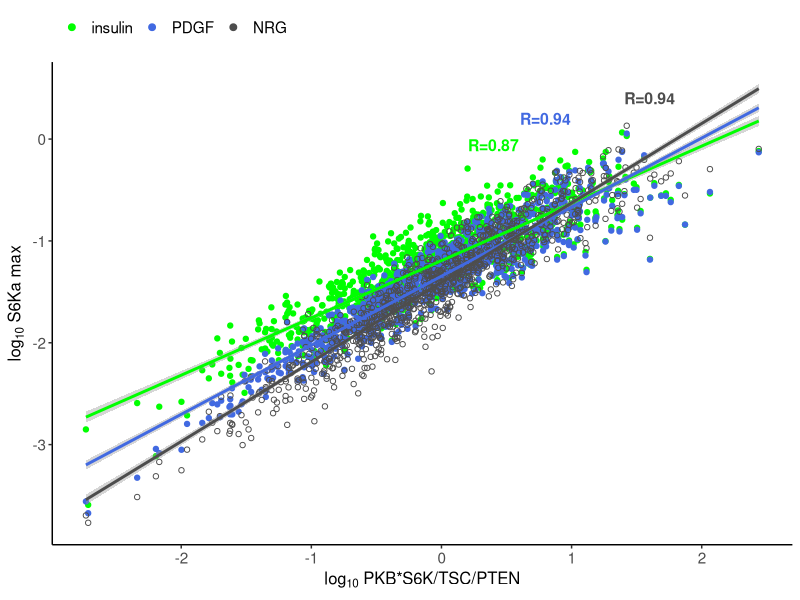
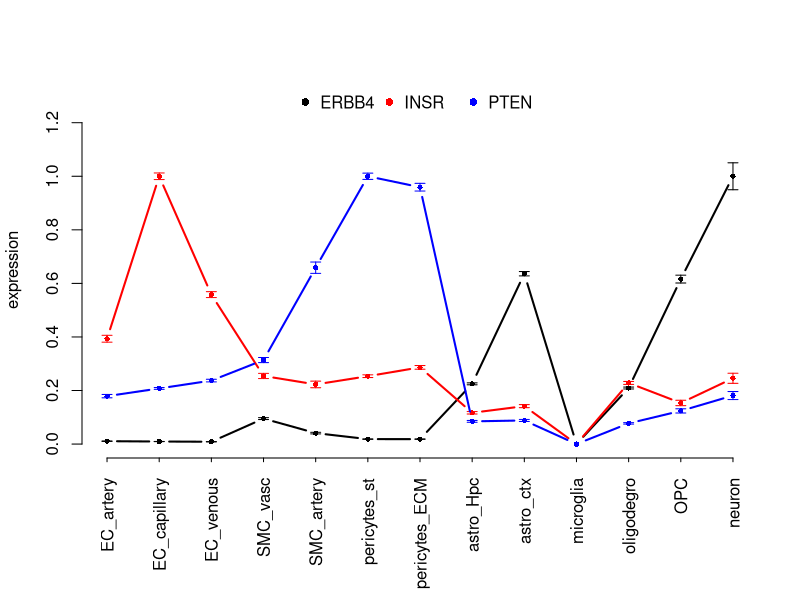
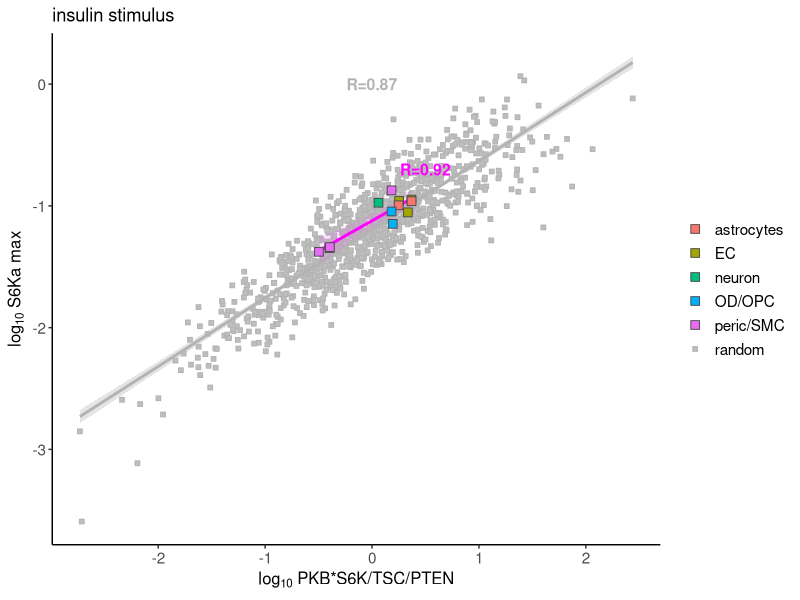
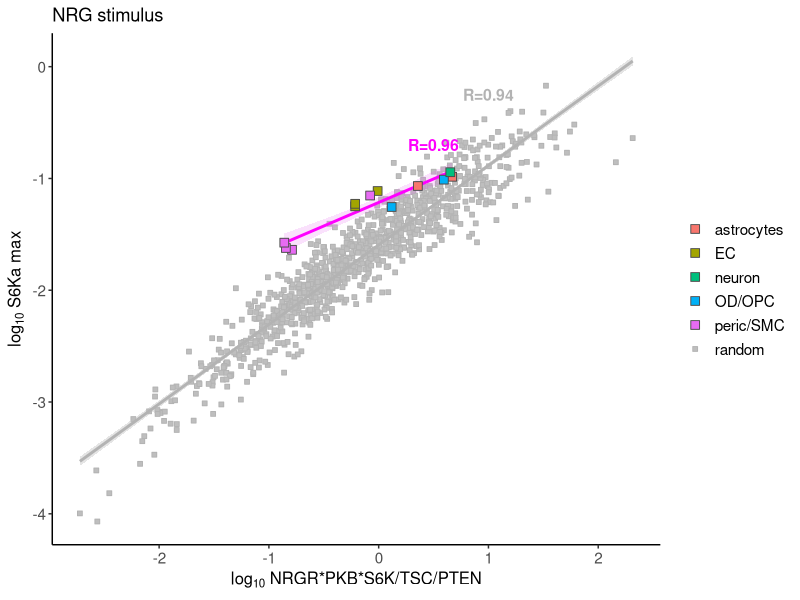
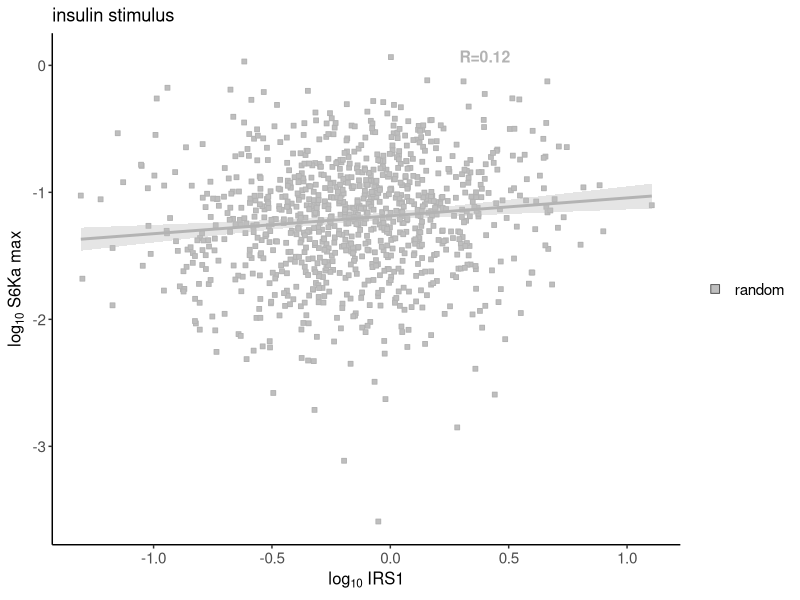
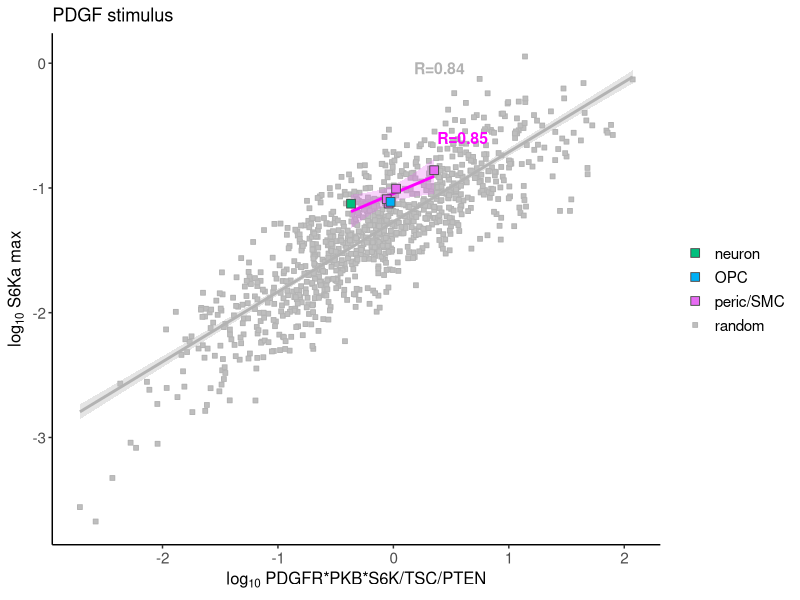

Source code (R) for these figures, in order: (Note: this script raises an error after producing the figures.)
rm(list=ls())

# plots use S6Ka values for 1000 cells with random abundances
# S6Ka was calculated using random_cells.R, which output files
# mod_abundances_random_1221.csv; S6Ka_refmod_random_1221.csv

  s6k <- read.csv("S6Ka_refmod_random_1221.csv", header = T, stringsAsFactors = FALSE)
  ini <- read.csv("mod_abundances_random_1221.csv", header = T, stringsAsFactors = FALSE)
  IR <- as.numeric(unname(ini[1,-1]))
  IRS <- as.numeric(unname(ini[3,-1]))
  PTEN <- as.numeric(unname(ini[2,-1]))
  PKB <- as.numeric(unname(ini[4,-1]))
  TSC <- as.numeric(unname(ini[5,-1]))
  S6K <- as.numeric(unname(ini[8,-1]))
  PDGFR <- as.numeric(unname(ini[9,-1]))
  NRGR <- as.numeric(unname(ini[10,-1]))
  s6k_ins <- as.numeric(unname(s6k[1,-1]))
  s6k_pdgf <- as.numeric(unname(s6k[2,-1]))
  s6k_nrg <- as.numeric(unname(s6k[3,-1]))
  
brain_ini <- read.csv("snRNAseq_grouped_upquant_0422.csv", header = T, stringsAsFactors = FALSE)
ini_ <- brain_ini[c(8:13,4,2),-11] # initial conditions for "IR","IRS","PTEN","AKT","TSC","S6K","PDGFR", NRGR
rownames(ini_) <- NULL
cells <- colnames(ini_)[-1]
cells
cells <- c("EC","EC","EC","peric/SMC","peric/SMC","peric/SMC","peric/SMC","astrocytes","astrocytes","OD/OPC","OD/OPC","neuron")
s6k_ <- read.csv("S6Ka_max_EC50_all.csv", header = T,stringsAsFactors = F)
s6k_ <- s6k_[-c(10,23,36),]
IR_ <- as.numeric(unname(ini_[1,-1]))
IRS_ <- as.numeric(unname(ini_[2,-1]))
PTEN_ <- as.numeric(unname(ini_[3,-1]))
PKB_ <- as.numeric(unname(ini_[4,-1]))
TSC_ <- as.numeric(unname(ini_[5,-1]))
S6K_ <- as.numeric(unname(ini_[6,-1]))
PDGFR_ <- as.numeric(unname(ini_[7,-1]))
NRGR_ <- as.numeric(unname(ini_[8,-1]))
S6Ka_max_ins <- s6k_[1:12,2]
S6Ka_max_pdgf <- s6k_[13:24,2]
S6Ka_max_nrg <- s6k_[25:36,2]

ggplotColours <- function(n = 6, h = c(0, 360) + 15){
  if ((diff(h) %% 360) < 1) h[2] <- h[2] - 360/n
  hcl(h = (seq(h[1], h[2], length = n)), c = 100, l = 65)
}

color_list <- ggplotColours(length(unique(cells)))

library(ggplot2)
library(plyr)

# Fig. 2A
# random cells only; coloured by ligand

mult <- PKB*S6K/TSC/PTEN
R1 <- round(cor(log10(mult),log10(s6k_ins)),2) #0.87
R2 <- round(cor(log10(mult),log10(s6k_pdgf)),2) #0.94
R3 <- round(cor(log10(mult),log10(s6k_nrg*2)),2) #0.94
lab1 <- expression(paste("log"[10]," PKB*S6K/TSC/PTEN"))
lab2 <- expression(paste("log"[10]," S6Ka max"))
dat <- data.frame(x=log10(rep(mult,3)),s6ka=log10(c(s6k_ins,s6k_pdgf,s6k_nrg*2)),
                  group=c(rep("insulin",1000),rep("PDGF",1000),rep("NRG",1000)), shap=c(rep(19,1000),rep(19,1000),rep(1,1000)),ID="random")
dat_all <- rbind(dat)
dat_all$group <- factor(dat_all$group,levels = c("insulin","PDGF","NRG"))
cols <- c("green","royalblue","grey30")
names(cols) <- levels(dat_all$group)
ggplot(dat_all,aes(x = x,y=s6ka,shape = shap, color = group)) + 
  geom_point(data=dat_all[dat_all$ID=="random",])+ scale_shape_identity()+#geom_point() +  
  geom_smooth(data=dat_all[dat_all$ID=="random",],method = "lm",show.legend = FALSE)+
  theme_classic() + labs(x=lab1, y = lab2)+ theme(
    axis.title.x = element_text(size=12),
    axis.title.y = element_text(size=12),
    axis.text.x = element_text(size=11),legend.text=element_text(size=11),
    axis.text.y = element_text(size=11),legend.title = element_blank(),legend.position = "top",legend.justification='left') +
  annotate(x=0.4, y=-0.06,label="R=0.87", geom="text", size=4,color="green",fontface="bold") +
  annotate(x=0.8, y=0.2,label="R=0.94", geom="text", size=4,color="royalblue",fontface="bold") +
  annotate(x=1.6, y=0.4,label="R=0.94", geom="text", size=4,color="grey30",fontface="bold") +
  geom_point(data=dat_all[dat_all$ID=="brain",],size=2) + 
  scale_color_manual(values = cols) 

#jpeg("Fig2A.jpeg", width = 3.5, height =4, units = 'in', res = 600)
#dev.off()


# Fig.2B
# expression of mTOR components abundances_0422_control.csv was downloaded from https://twc-stanford.shinyapps.io/human_bbb/
expr <- read.csv("abundances_0422_control.csv", header = T, stringsAsFactors = FALSE)
expr <- expr[c(13,22,27),]
N <- (dim(expr)[2]-1)/2
expr_max <- apply(expr[,2:(N+1)], 1, function(c) max(c))
expr[1,-1] <- expr[1,-1]/expr_max[1]
expr[2,-1] <- expr[2,-1]/expr_max[2]
expr[3,-1] <- expr[3,-1]/expr_max[3]
x = 1:N # x axis width

par(mar = c(7.1, 4.1, 4.1, 2.1))    
plot(x,expr[1,2:(N+1)], pch=16, lwd=2,cex=0.7,xaxt='n',bty="n", ylab="expression", xlab='',type = "b", lty = 1,ylim = c(0,1.3)) # , xlim=c(0, 16),ylim = c(0,2)
min <- as.numeric(expr[1,2:(N+1)]+expr[1,(N+2):(2*N+1)])
max <- as.numeric(expr[1,2:(N+1)]-expr[1,(N+2):(2*N+1)])
arrows(x, min, x, max, length=0.05, angle=90, code=3)
lines(x,expr[2,2:(N+1)],lwd=2,col="red",pch=16, cex=0.7, type = "b")
min <- as.numeric(expr[2,2:(N+1)]+expr[2,(N+2):(2*N+1)])
max <- as.numeric(expr[2,2:(N+1)]-expr[2,(N+2):(2*N+1)])
arrows(x, min, x, max, length=0.05, angle=90, code=3,col="red")
lines(x,expr[3,2:(N+1)],lwd=2,col="blue",pch=16, cex=0.7, type = "b")
min <- as.numeric(expr[3,2:(N+1)]+expr[3,(N+2):(2*N+1)])
max <- as.numeric(expr[3,2:(N+1)]-expr[3,(N+2):(2*N+1)])
arrows(x, min, x, max, length=0.05, angle=90, code=3,col="blue")
colo <- c("black","red","blue")
symb <- rep(16,dim(expr)[1])
legend("top",ncol=3, bty="n",legend=expr$gene, col=colo, pch=symb, cex=1)
axis(1, at = 1:N, labels = colnames(expr)[2:(N+1)], las=3,cex.axis=1,tck=-0.01)
#jpeg("Fig2B.jpeg", width = 5, height =4, units = 'in', res = 600)
#dev.off()



# insulin stimulation; random cells and brain cells
# Fig. 2C

#mult <- IR
#mult <- IRS
#mult <- PTEN
#mult <- PKB
#mult <- TSC
#mult <- S6K
mult <- PKB*S6K/TSC/PTEN
#mult <- PKB*S6K/PTEN
#mult <- PKB/PTEN
#mult <- IR*PKB*S6K/PTEN
#mult <- IRS*PKB*S6K/PTEN
#mult <- IR*PKB*S6K/TSC/PTEN
#mult <- IRS*PKB*S6K/TSC/PTEN
#mult <- IR*IRS*PKB*S6K/TSC/PTEN
#mult <- IR*PKB*S6K/TSC
#mult <- PKB*S6K/TSC
#mult_ <- IR_
#mult_ <- IRS_
#mult_ <- PTEN_
#mult_ <- PKB_
#mult_ <- TSC_
#mult_ <- S6K_
mult_ <- PKB_*S6K_/TSC_/PTEN_
#mult_ <- PKB_*S6K_/PTEN_
#mult_ <- PKB_/PTEN_
#mult_ <- IR_*PKB_*S6K_/PTEN_
#mult_ <- IRS_*PKB_*S6K_/PTEN_
#mult_ <- IR_*PKB_*S6K_/TSC_
#mult_ <- PKB_*S6K_/TSC_
#mult_ <- IR_*PKB_*S6K_/TSC_/PTEN_
#mult_ <- IRS_*PKB_*S6K_/TSC_/PTEN_
#mult_ <- IR_*IRS_*PKB_*S6K_/TSC_/PTEN_

R1 <- round(cor(log10(mult),log10(s6k_ins)),2) 
lab1 <- expression(paste("log"[10]," PKB*S6K/TSC/PTEN"))
lab2 <- expression(paste("log"[10]," S6Ka max"))

dat <- data.frame(x=log10(rep(mult,1)),s6ka=log10(c(s6k_ins)),group=c(rep("random",1000)), shap=c(rep(19,1000)),ID="random")
dat1 <- data.frame(x=log10(rep(mult_,1)),s6ka=log10(c(S6Ka_max_ins)),group=cells, shap=c(rep(19,length(cells))),ID="brain")
R1_ <- round(cor(dat1$x,dat1$s6ka),2) #
dat2 <- dat1
dat2$group <- "peric/SMC"
dat2$ID <- "brain1"
dat_all <- rbind(dat1,dat,dat2)
cols <- c(color_list,"grey")
names(cols) <- levels(dat_all$group)
ggplot(dat_all,aes(x = x,y=s6ka,shape = group, colour=ID, fill = group)) + 
  geom_point(data=dat_all[dat_all$ID=="random",],colour="grey70")+ #scale_shape_identity()+#geom_point() +  
  geom_smooth(data=dat_all[dat_all$ID=="random",],aes(colour=ID),colour="grey70",method = "lm",show.legend = FALSE)+
  theme_classic() + labs(x=lab1, y = lab2)+ #xlim()+
  theme(axis.title.x = element_text(size=12),
        axis.title.y = element_text(size=12),
        axis.text.x = element_text(size=11),legend.text=element_text(size=11),
        axis.text.y = element_text(size=11),legend.title = element_blank()) +
  annotate(x=0., y=-0.0,label="R=0.87", geom="text", size=4,fontface="bold",color="grey70") +
  annotate(x=0.5, y=-0.7,label="R=0.92", geom="text", size=4,color="magenta",fontface="bold") +
  geom_smooth(data=dat_all[dat_all$ID=="brain1",],colour="magenta",method = "lm",alpha=0.2,show.legend = FALSE)+
  geom_point(data=dat_all[dat_all$ID=="brain",],colour="grey30",size=3) + labs(title="insulin stimulus") +
  scale_shape_manual(values = c(rep(22,length(cells)),21)) + scale_fill_manual(values = cols) 

#jpeg("Fig2C.jpeg", width = 4, height =4, units = 'in', res = 600)
#dev.off()


# NRG
# Fig. 2D

#mult <- NRGR
#mult <- PTEN
#mult <- PKB*S6K/TSC/PTEN
#mult <- NRGR*PKB*S6K/PTEN
#mult <- NRGR*S6K/TSC/PTEN
#mult <- NRGR*S6K/PTEN
#mult <- NRGR/PTEN
#mult <- NRGR*S6K
#mult <- NRGR*PKB*S6K/TSC
mult <- NRGR*PKB*S6K/TSC/PTEN
#mult_ <- NRGR_
#mult_ <- PTEN_
#mult_ <- PKB_*S6K_/TSC_/PTEN_
#mult_ <- NRGR_*PKB_*S6K_/PTEN_
#mult_ <- NRGR_*S6K_/TSC_/PTEN_
#mult_ <- NRGR_*S6K_/PTEN_
#mult_ <- NRGR_/PTEN_
#mult_ <- NRGR_*S6K_
mult_ <- NRGR_*PKB_*S6K_/TSC_/PTEN_
#mult_ <- NRGR_*PKB_*S6K_/TSC_

R1 <- round(cor(log10(mult),log10(s6k_nrg)),2)
lab1 <- expression(paste("log"[10]," NRGR*PKB*S6K/TSC/PTEN"))
lab2 <- expression(paste("log"[10]," S6Ka max"))
dat <- data.frame(x=log10(rep(mult,1)),s6ka=log10(c(s6k_nrg)),group=c(rep("random",1000)), shap=c(rep(19,1000)),ID="random")
dat1 <- data.frame(x=log10(rep(mult_,1)),s6ka=log10(c(S6Ka_max_nrg)),group=cells, shap=c(rep(19,length(cells))),ID="brain")
R1_ <- round(cor(dat1$x,dat1$s6ka),2) #
dat2 <- dat1
dat2$group <- "peric/SMC"
dat2$ID <- "brain1"
dat_all <- rbind(dat1,dat,dat2)
cols <- c(color_list,"grey")
names(cols) <- levels(dat_all$group)
ggplot(dat_all,aes(x = x,y=s6ka,shape = group, colour=ID, fill = group)) + 
  geom_point(data=dat_all[dat_all$ID=="random",],colour="grey70")+ #scale_shape_identity()+#geom_point() +  
  geom_smooth(data=dat_all[dat_all$ID=="random",],aes(colour=ID),colour="grey70",method = "lm",show.legend = FALSE)+
  theme_classic() + labs(x=lab1, y = lab2)+ #xlim()+
  theme(axis.title.x = element_text(size=12),
        axis.title.y = element_text(size=12),
        axis.text.x = element_text(size=11),legend.text=element_text(size=11),
        axis.text.y = element_text(size=11),legend.title = element_blank()) +
  annotate(x=1, y=-0.25,label="R=0.94", geom="text", size=4,fontface="bold",color="grey70") +
  annotate(x=0.5, y=-0.7,label="R=0.96", geom="text", size=4,color="magenta",fontface="bold") +
  geom_smooth(data=dat_all[dat_all$ID=="brain1",],colour="magenta",method = "lm",alpha=0.2,show.legend = FALSE)+
  geom_point(data=dat_all[dat_all$ID=="brain",],colour="grey30",size=3) + labs(title="NRG stimulus") +
  scale_fill_manual(values = cols) + scale_shape_manual(values = c(rep(22,length(cells)),21))

#jpeg("Fig3D.jpeg", width = 4, height =4, units = 'in', res = 600)
#dev.off()


# plot for IRS1 for insulin only (Fig. S4)
mult <- IRS
mult_ <- IRS_
R1 <- round(cor(log10(mult),log10(s6k_ins)),2) #0.12
lab1 <- expression(paste("log"[10]," IRS1"))
lab2 <- expression(paste("log"[10]," S6Ka max"))
dat <- data.frame(x=log10(rep(mult,1)),s6ka=log10(c(s6k_ins)),group=c(rep("random",1000)), shap=c(rep(19,1000)),ID="random")
dat_all <- dat
cols <- "grey"
names(cols) <- levels(dat_all$group)
ggplot(dat_all,aes(x = x,y=s6ka,shape = group, fill = group)) + 
  geom_point(data=dat_all[dat_all$ID=="random",],colour="grey70")+ #scale_shape_identity()+#geom_point() +  
  geom_smooth(data=dat_all[dat_all$ID=="random",],colour="grey70",method = "lm",show.legend = FALSE)+
  theme_classic() + labs(x=lab1, y = lab2)+ #xlim()+
  theme(axis.title.x = element_text(size=12),
        axis.title.y = element_text(size=12),
        axis.text.x = element_text(size=11),legend.text=element_text(size=11),
        axis.text.y = element_text(size=11),legend.title = element_blank()) +
  annotate(x=0.4, y=0.07,label="R=0.12", geom="text", size=4,fontface="bold",color="grey70") +
  geom_point(data=dat_all[dat_all$ID=="brain",],colour="grey30",size=3) + labs(title="insulin stimulus") +
  scale_fill_manual(values = cols) + scale_shape_manual(values = c(rep(22,16),21))


# PDGF
# for chosen cells with non-zero PDGFR (PDGFR >= 1% of max) 
cells_chosen <- cells
cells <- cells_chosen[c(4:7,11,12)]
cells[5] <- "OPC"
PTEN_chosen <- PTEN_
PTEN_ <- PTEN_chosen[c(4:7,11,12)]
PKB_chosen <- PKB_
PKB_ <- PKB_chosen[c(4:7,11,12)]
TSC_chosen <- TSC_
TSC_ <- TSC_chosen[c(4:7,11,12)]
S6K_chosen <- S6K_
S6K_ <- S6K_chosen[c(4:7,11,12)]
PDGFR_chosen <- PDGFR_
PDGFR_ <- PDGFR_chosen[c(4:7,11,12)]
S6Ka_max_pdgf_chosen <- S6Ka_max_pdgf
S6Ka_max_pdgf <- S6Ka_max_pdgf_chosen[c(4:7,11,12)]
color_list_chosen <- color_list
color_list <- color_list_chosen[c(3:5)]

#mult <- PDGFR
#mult <- PTEN
#mult <- PKB
#mult <- TSC
#mult <- S6K
#mult <- PKB*S6K/TSC/PTEN
#mult <- PKB*S6K/TSC
#mult <- PKB*S6K
#mult <- S6K/TSC
#mult <- PKB/TSC
#mult <- PDGFR*PKB*S6K/TSC
#mult <- PDGFR*S6K/TSC/PTEN
#mult <- PDGFR*S6K/TSC
#mult <- PDGFR*S6K/PTEN
mult <- PDGFR*PKB*S6K/TSC/PTEN
#mult_ <- PDGFR_
#mult_ <- PTEN_
#mult_ <- PKB_
#mult_ <- TSC_
#mult_ <- PKB_*S6K_/TSC_/PTEN_
#mult_ <- PKB_*S6K_/TSC_
#mult_ <- PKB_*S6K_
#mult_ <- S6K_/TSC_
#mult_ <- PKB_/TSC_
#mult_ <- S6K_
#mult_ <- PDGFR_*PKB_*S6K_/TSC_
#mult_ <- PDGFR_*S6K_/TSC_/PTEN_
#mult_ <- PDGFR_*S6K_/TSC_
#mult_ <- PDGFR_*S6K_/PTEN_
mult_ <- PDGFR_*PKB_*S6K_/TSC_/PTEN_

R1 <- round(cor(log10(mult),log10(s6k_pdgf)),2)    
lab1 <- expression(paste("log"[10]," PDGFR*PKB*S6K/TSC/PTEN"))
lab2 <- expression(paste("log"[10]," S6Ka max"))
dat <- data.frame(x=log10(rep(mult,1)),s6ka=log10(c(s6k_pdgf)),group=c(rep("random",1000)), shap=c(rep(19,1000)),ID="random")
dat1 <- data.frame(x=log10(rep(mult_,1)),s6ka=log10(c(S6Ka_max_pdgf)),group=cells, shap=c(rep(19,length(cells))),ID="brain")
R1_ <- round(cor(dat1$x,dat1$s6ka),2) #0.78/0.79/0.91
dat2 <- dat1
dat2$group <- "peric/SMC"
dat2$ID <- "brain1"
dat_all <- rbind(dat1,dat,dat2)
cols <- c(color_list,"grey")
names(cols) <- levels(dat_all$group)
ggplot(dat_all,aes(x = x,y=s6ka,shape = group,colour=ID, fill = group)) + 
  geom_point(data=dat_all[dat_all$ID=="random",],colour="grey70")+ #scale_shape_identity()+#geom_point() +  
  geom_smooth(data=dat_all[dat_all$ID=="random",],aes(colour=ID),colour="grey70",method = "lm",show.legend = FALSE)+
  theme_classic() + labs(x=lab1, y = lab2)+ #xlim()+
  theme(axis.title.x = element_text(size=12),
        axis.title.y = element_text(size=12),
        axis.text.x = element_text(size=11),legend.text=element_text(size=11),
        axis.text.y = element_text(size=11),legend.title = element_blank()) +
  annotate(x=0.4, y=-0.04,label="R=0.84", geom="text", size=4,fontface="bold",color="grey70") +
  annotate(x=0.6, y=-0.6,label="R=0.85", geom="text", size=4,color="magenta",fontface="bold") +
  geom_smooth(data=dat_all[dat_all$ID=="brain1",],colour="magenta",method = "lm",alpha=0.3,show.legend = FALSE)+
  geom_point(data=dat_all[dat_all$ID=="brain",],colour="grey30",size=3) + labs(title="PDGF stimulus") +
  scale_fill_manual(values = cols) + scale_shape_manual(values = c(rep(22,length(cells)),21))
#jpeg("FigS4.jpeg", width = 4, height =4, units = 'in', res = 600)
#dev.off()


# For Fig. S4
# plot for receptors for all stimulus
mult1 <- IR
mult2 <- PDGFR
mult3 <- NRGR
R1 <- round(cor(log10(mult1),log10(s6k_ins)),2) #0.08
R2 <- round(cor(log10(mult2),log10(s6k_pdgf)),2) #-0.03
R3 <- round(cor(log10(mult3),log10(s6k_nrg*2)),2) #0.2
lab1 <- expression(paste("log"[10]," R (IR | PDGFR | NRGR)"))
lab2 <- expression(paste("log"[10]," S6Ka max"))
dat <- data.frame(x=log10(c(mult1,mult2,mult3)),s6ka=log10(c(s6k_ins,s6k_pdgf,s6k_nrg*2)),
                  group=c(rep("insulin",1000),rep("PDGF",1000),rep("NRG",1000)), shap=c(rep(19,1000),rep(16,1000),rep(1,1000)),ID="random")
dat1 <- data.frame(x=log10(rep(mult_,3)),s6ka=log10(c(S6Ka_max_ins,S6Ka_max_pdgf,S6Ka_max_nrg*2)),
                   group=c(rep("insulin_brain",16),rep("PDGF_brain",16),rep("NRG_brain",16)), shap=c(rep(19,16),rep(19,16),rep(19,16)),ID="brain")
dat_all <- rbind(dat,dat1)
dat_all$group <- factor(dat_all$group,levels = c("insulin","PDGF","NRG","insulin_brain","PDGF_brain","NRG_brain"))
cols <- c("black","blue","brown","green","yellow","cyan")
names(cols) <- levels(dat_all$group)
ggplot(dat_all,aes(x = x,y=s6ka,shape = shap, color = group)) + 
  geom_point(data=dat_all[dat_all$ID=="random",])+ scale_shape_identity()+#geom_point() +  
  geom_smooth(data=dat_all[dat_all$ID=="random",],method = "lm",show.legend = FALSE)+
  theme_classic() + labs(x=lab1, y = lab2)+ theme(
    axis.title.x = element_text(size=12),
    axis.title.y = element_text(size=12),
    axis.text.x = element_text(size=11),legend.text=element_text(size=11),
    axis.text.y = element_text(size=11),legend.title = element_blank(),legend.position = "top",legend.justification='left') +
  annotate(x=0.4, y=0.1,label="R=0.08", geom="text", size=4,fontface="bold") +
  annotate(x=0.7, y=-0.3,label="R=-0.03", geom="text", size=4,color="blue",fontface="bold") +
  annotate(x=0.94, y=-0.7,label="R=0.2", geom="text", size=4,color="brown",fontface="bold") +
  scale_color_manual(values = cols) 

# Fig.S4 common variables in 3 pathway (insulin, PDGF, NRG)
#mult <- PTEN
#mult <- PKB
mult <- TSC
#mult <- S6K
#mult_ <- PTEN_
#mult_ <- PKB_
mult_ <- TSC_
#mult_ <- S6K_
R1 <- round(cor(log10(mult),log10(s6k_ins)),2)
R2 <- round(cor(log10(mult),log10(s6k_pdgf)),2)
R3 <- round(cor(log10(mult),log10(s6k_nrg*2)),2)
lab1 <- expression(paste("log"[10]," TSC"))
lab2 <- expression(paste("log"[10]," S6Ka max"))
dat <- data.frame(x=log10(rep(mult,3)),s6ka=log10(c(s6k_ins,s6k_pdgf,s6k_nrg*2)),
                  group=c(rep("insulin",1000),rep("PDGF",1000),rep("NRG",1000)), shap=c(rep(19,1000),rep(16,1000),rep(1,1000)),ID="random")
dat_all <- dat
dat_all$group <- factor(dat_all$group,levels = c("insulin","PDGF","NRG"))
cols <- c("black","blue","brown")
names(cols) <- levels(dat_all$group)
ggplot(dat_all,aes(x = x,y=s6ka,shape = shap, color = group)) + 
  geom_point(data=dat_all[dat_all$ID=="random",])+ scale_shape_identity()+#geom_point() +  
  geom_smooth(data=dat_all[dat_all$ID=="random",],method = "lm",show.legend = FALSE)+
  theme_classic() + labs(x=lab1, y = lab2)+ theme(
    axis.title.x = element_text(size=12),
    axis.title.y = element_text(size=12),
    axis.text.x = element_text(size=11),legend.text=element_text(size=11),
    axis.text.y = element_text(size=11),legend.title = element_blank(),legend.position = "top",legend.justification='left') +
  annotate(x=0.3, y=0.1,label="R=-0.33", geom="text", size=4,fontface="bold") +
  annotate(x=0.6, y=-0.1,label="R=-0.43", geom="text", size=4,color="blue",fontface="bold") +
  annotate(x=0.8, y=-0.4,label="R=-0.47", geom="text", size=4,color="brown",fontface="bold") +
  scale_color_manual(values = cols) 

# plot for combination of several functions of abundances, Fig. S4
# for insulin 
mult1 <- IR*IRS/PTEN/TSC*PKB*S6K
mult2 <- IR*IRS/PTEN/TSC*S6K
mult3 <- IRS/PTEN/TSC*PKB*S6K
mult4 <- IR/PTEN/TSC*PKB*S6K
R1 <- round(cor(log10(mult1),log10(s6k_ins)),2) 
R2 <- round(cor(log10(mult2),log10(s6k_ins)),2) 
R3 <- round(cor(log10(mult3),log10(s6k_ins)),2)
R4 <- round(cor(log10(mult4),log10(s6k_ins)),2)
lab1 <- expression(paste("log"[10]," function of abundances"))
lab2 <- expression(paste("log"[10]," S6Ka max"))
dat <- data.frame(x=log10(c(mult1,mult2,mult3,mult4)),s6ka=log10(rep(s6k_ins,4)),
                  group=c(rep("IR*IRS/PTEN/TSC*PKB*S6K",1000),rep("IR*IRS/PTEN/TSC*S6K",1000),rep("IRS/PTEN/TSC*PKB*S6K",1000),rep("IR/PTEN/TSC*PKB*S6K",1000)), shap=c(rep(16,4000)),ID="random")
dat_all <- dat
dat_all$group <- factor(dat_all$group,levels = c("IR*IRS/PTEN/TSC*PKB*S6K","IR*IRS/PTEN/TSC*S6K","IRS/PTEN/TSC*PKB*S6K","IR/PTEN/TSC*PKB*S6K"))
cols <- c("black","grey50","blue","red")
names(cols) <- levels(dat_all$group)
ggplot(dat_all,aes(x = x,y=s6ka,shape = shap, color = group)) + 
  geom_point(data=dat_all[dat_all$ID=="random",])+ scale_shape_identity()+#geom_point() +  
  geom_smooth(data=dat_all[dat_all$ID=="random",],method = "lm",show.legend = FALSE)+
  theme_classic() + labs(x=lab1, y = lab2)+ theme(
    axis.title.x = element_text(size=12),
    axis.title.y = element_text(size=12),
    axis.text.x = element_text(size=11),legend.text=element_text(size=11),
    axis.text.y = element_text(size=11),legend.position = c(1.0,0.2),legend.justification='right',legend.background=element_blank()) +
  annotate(x=0.6, y=-0.04,label="R=0.8", geom="text", size=4,fontface="bold") + labs(color = "                  insulin stimulus")+
  annotate(x=2.4, y=-0.5,label="R=0.71", geom="text", size=4,fontface="bold",color="grey50") + labs(fill = "Dose (mg)")+
  annotate(x=2.4, y=-0.3,label="R=0.83", geom="text", size=4,fontface="bold",color="blue") + labs(fill = "Dose (mg)")+
  annotate(x=1.7, y=0.0,label="R=0.83", geom="text", size=4,fontface="bold",color="red") + 
  scale_color_manual(values = cols) 

mult1 <- PKB*S6K/TSC
mult2 <- PKB*S6K/PTEN
mult3 <- PKB*S6K/PTEN/TSC
R1 <- round(cor(log10(mult1),log10(s6k_ins)),2) 
R2 <- round(cor(log10(mult2),log10(s6k_ins)),2) 
R3 <- round(cor(log10(mult3),log10(s6k_ins)),2)
lab1 <- expression(paste("log"[10]," function of abundances"))
lab2 <- expression(paste("log"[10]," S6Ka max"))
dat <- data.frame(x=log10(c(mult1,mult2,mult3)),s6ka=log10(rep(s6k_ins,3)),
                  group=c(rep("PKB*S6K/TSC",1000),rep("PKB*S6K/PTEN",1000),rep("PKB*S6K/PTEN/TSC",1000)), shap=c(rep(16,3000)),ID="random")
dat_all <- dat
dat_all$group <- factor(dat_all$group,levels = c("PKB*S6K/TSC","PKB*S6K/PTEN","PKB*S6K/PTEN/TSC"))
cols <- c("black","blue","red")
names(cols) <- levels(dat_all$group)
ggplot(dat_all,aes(x = x,y=s6ka,shape = shap, color = group)) + 
  geom_point(data=dat_all[dat_all$ID=="random",])+ scale_shape_identity()+#geom_point() +  
  geom_smooth(data=dat_all[dat_all$ID=="random",],method = "lm",show.legend = FALSE)+
  theme_classic() + labs(x=lab1, y = lab2)+ theme(
    axis.title.x = element_text(size=12),
    axis.title.y = element_text(size=12),
    axis.text.x = element_text(size=11),legend.text=element_text(size=11),
    axis.text.y = element_text(size=11),legend.position = c(1.0,0.2),legend.justification='right',legend.background=element_blank()) +
  annotate(x=0.5, y=-0.,label="R=0.85", geom="text", size=4,fontface="bold") + labs(color = "        insulin stimulus")+
  annotate(x=1.7, y=0.0,label="R=0.81", geom="text", size=4,fontface="bold",color="blue") + 
  annotate(x=2., y=-0.3,label="R=0.87", geom="text", size=4,fontface="bold",color="red") + 
  scale_color_manual(values = cols) 

mult1 <- IRS*S6K/PTEN/TSC
mult2 <- S6K/PTEN/TSC
mult3 <- S6K/PTEN
mult4 <- S6K/TSC
R1 <- round(cor(log10(mult1),log10(s6k_ins)),2)
R2 <- round(cor(log10(mult2),log10(s6k_ins)),2)
R3 <- round(cor(log10(mult3),log10(s6k_ins)),2)
R4 <- round(cor(log10(mult4),log10(s6k_ins)),2)
lab1 <- expression(paste("log"[10]," function of abundances"))
lab2 <- expression(paste("log"[10]," S6Ka max"))
dat <- data.frame(x=log10(c(mult1,mult2,mult3,mult4)),s6ka=log10(rep(s6k_ins,4)),
                  group=c(rep("IRS*S6K/PTEN/TSC",1000),rep("S6K/PTEN/TSC",1000),rep("S6K/PTEN",1000),rep("S6K/TSC",1000)), shap=c(rep(16,1000),rep(16,1000),rep(16,1000),rep(16,1000)),ID="random")
dat_all <- dat
dat_all$group <- factor(dat_all$group,levels = c("IRS*S6K/PTEN/TSC","S6K/PTEN/TSC","S6K/PTEN","S6K/TSC"))
cols <- c("black","blue","grey50","red")
names(cols) <- levels(dat_all$group)
ggplot(dat_all,aes(x = x,y=s6ka,shape = shap, color = group)) + 
  geom_point(data=dat_all[dat_all$ID=="random",])+ scale_shape_identity()+#geom_point() +  
  geom_smooth(data=dat_all[dat_all$ID=="random",],method = "lm",show.legend = FALSE)+
  theme_classic() + labs(x=lab1, y = lab2)+ theme(
    axis.title.x = element_text(size=12),
    axis.title.y = element_text(size=12),
    axis.text.x = element_text(size=11),legend.text=element_text(size=11),
    axis.text.y = element_text(size=11),legend.position = c(1.02,0.2),legend.justification='right',legend.background=element_blank()) +
  annotate(x=2, y=-0.5,label="R=0.74", geom="text", size=4,fontface="bold") + labs(color = "insulin stimulus")+
  annotate(x=2, y=-0.01,label="R=0.8", geom="text", size=4,fontface="bold",color="blue") + labs(fill = "Dose (mg)")+
  annotate(x=1.5, y=-0.14,label="R=0.74", geom="text", size=4,fontface="bold",color="grey50") + 
  annotate(x=1., y=-0.01,label="R=0.8", geom="text", size=4,fontface="bold",color="red") + 
  scale_color_manual(values = cols) 

# for PDGF Fig. S4
mult1 <- PDGFR*PKB*S6K/PTEN/TSC
mult2 <- PKB*S6K/PTEN/TSC
mult3 <- PDGFR*S6K/PTEN/TSC
mult4 <- PDGFR*PKB*S6K/PTEN
R1 <- round(cor(log10(mult1),log10(s6k_pdgf)),2) 
R2 <- round(cor(log10(mult2),log10(s6k_pdgf)),2) 
R3 <- round(cor(log10(mult3),log10(s6k_pdgf)),2) 
R4 <- round(cor(log10(mult4),log10(s6k_pdgf)),2) 
lab1 <- expression(paste("log"[10]," multiplication of abundances"))
lab2 <- expression(paste("log"[10]," S6Ka max"))
dat <- data.frame(x=log10(c(mult3,mult4,mult1,mult2)),s6ka=log10(rep(s6k_pdgf,4)),
                  group=c(rep("PDGFR*S6K/PTEN/TSC",1000),rep("PDGFR*PKB*S6K/PTEN",1000),rep("PDGFR*PKB*S6K/PTEN/TSC",1000),rep("PKB*S6K/PTEN/TSC",1000)), shap=c(rep(16,1000),rep(16,1000),rep(16,1000),rep(16,1000)),ID="random")
dat_all <- dat
dat_all$group <- factor(dat_all$group,levels = c("PDGFR*PKB*S6K/PTEN/TSC","PKB*S6K/PTEN/TSC","PDGFR*S6K/PTEN/TSC","PDGFR*PKB*S6K/PTEN"))
cols <- c("blue","red","black","grey50")
names(cols) <- levels(dat_all$group)
ggplot(dat_all,aes(x = x,y=s6ka,shape = shap, color = group)) + 
  geom_point(data=dat_all[dat_all$ID=="random",])+ scale_shape_identity()+  
  geom_smooth(data=dat_all[dat_all$ID=="random",],method = "lm",show.legend = FALSE)+
  theme_classic() + labs(x=lab1, y = lab2)+ theme(
    axis.title.x = element_text(size=12),
    axis.title.y = element_text(size=12),
    axis.text.x = element_text(size=11),legend.text=element_text(size=11),
    axis.text.y = element_text(size=11),legend.position = c(1.02,0.26),legend.justification='right',legend.background=element_blank()) +
  annotate(x=2.2, y=-0.3,label="R=0.71", geom="text", size=4,fontface="bold") + labs(color = "             PDGF stimulus")+
  annotate(x=2.3, y=-0.01,label="R=0.84", geom="text", size=4,fontface="bold",color="blue") + labs(fill = "Dose (mg)")+
  annotate(x=2.4, y=-0.15,label="R=0.7", geom="text", size=4,fontface="bold",color="grey50") + 
  annotate(x=1.7, y=0.03,label="R=0.94", geom="text", size=4,fontface="bold",color="red") + 
  geom_point(data=dat_all[dat_all$ID=="brain",],size=2) + 
  scale_color_manual(values = cols) 

mult1 <- PDGFR*PKB*S6K/TSC
mult2 <- PKB/PTEN/TSC
mult3 <- PKB*S6K/PTEN
mult4 <- PKB*S6K/TSC
R1 <- round(cor(log10(mult1),log10(s6k_pdgf)),2) 
R2 <- round(cor(log10(mult2),log10(s6k_pdgf)),2) 
R3 <- round(cor(log10(mult3),log10(s6k_pdgf)),2)
R4 <- round(cor(log10(mult4),log10(s6k_pdgf)),2)
lab1 <- expression(paste("log"[10]," multiplication of abundances"))
lab2 <- expression(paste("log"[10]," S6Ka max"))
dat <- data.frame(x=log10(c(mult1,mult2,mult3,mult4)),s6ka=log10(rep(s6k_pdgf,4)),
                  group=c(rep("PDGFR*PKB*S6K/TSC",1000),rep("PKB/PTEN/TSC",1000),rep("PKB*S6K/PTEN",1000),rep("PKB*S6K/TSC",1000)), shap=c(rep(16,1000),rep(16,1000),rep(16,1000),rep(16,1000)),ID="random")
dat_all <- dat
dat_all$group <- factor(dat_all$group,levels = c("PDGFR*PKB*S6K/TSC","PKB/PTEN/TSC","PKB*S6K/PTEN","PKB*S6K/TSC"))
cols <- c("black","grey50","blue","red")
names(cols) <- levels(dat_all$group)
ggplot(dat_all,aes(x = x,y=s6ka,shape = shap, color = group)) + 
  geom_point(data=dat_all[dat_all$ID=="random",])+ scale_shape_identity()+  
  geom_smooth(data=dat_all[dat_all$ID=="random",],method = "lm",show.legend = FALSE)+
  theme_classic() + labs(x=lab1, y = lab2)+ theme(
    axis.title.x = element_text(size=12),
    axis.title.y = element_text(size=12),
    axis.text.x = element_text(size=11),legend.text=element_text(size=11),
    axis.text.y = element_text(size=11),legend.position = c(1.02,0.26),legend.justification='right',legend.background=element_blank()) +
  annotate(x=2.3, y=-0.01,label="R=0.81", geom="text", size=4,fontface="bold") + labs(color = "             PDGF stimulus")+
  annotate(x=2.2, y=-0.3,label="R=0.66", geom="text", size=4,fontface="bold",color="grey50") +
  annotate(x=2.4, y=-0.15,label="R=0.82", geom="text", size=4,fontface="bold",color="blue") + 
  annotate(x=1.4, y=0.09,label="R=0.92", geom="text", size=4,fontface="bold",color="red") + 
  geom_point(data=dat_all[dat_all$ID=="brain",],size=2) + 
  scale_color_manual(values = cols) 

# for NRG, Fig. S4
mult1 <- NRGR*PKB*S6K/PTEN/TSC
mult2 <- PKB*S6K/PTEN/TSC
mult3 <- PKB*S6K/PTEN
mult4 <- PKB*S6K/TSC
R1 <- round(cor(log10(mult1),log10(s6k_nrg)),2) 
R2 <- round(cor(log10(mult2),log10(s6k_nrg)),2) 
R3 <- round(cor(log10(mult3),log10(s6k_nrg)),2)
R4 <- round(cor(log10(mult4),log10(s6k_nrg)),2) 
lab1 <- expression(paste("log"[10]," function of abundances"))
lab2 <- expression(paste("log"[10]," S6Ka max"))
dat <- data.frame(x=log10(c(mult1,mult2,mult3,mult4)),s6ka=log10(rep(s6k_nrg,4)),
                  group=c(rep("PKB*S6K/PTEN",1000),rep("PKB*S6K/TSC",1000),rep("NRGR*PKB*S6K/PTEN/TSC",1000),rep("PKB*S6K/PTEN/TSC",1000)), shap=c(rep(16,1000),rep(16,1000),rep(16,1000),rep(16,1000)),ID="random")
dat_all <- dat
dat_all$group <- factor(dat_all$group,levels =  c("PKB*S6K/PTEN","PKB*S6K/TSC","NRGR*PKB*S6K/PTEN/TSC","PKB*S6K/PTEN/TSC"))
cols <- c("black","grey50","blue","red")
names(cols) <- levels(dat_all$group)
ggplot(dat_all,aes(x = x,y=s6ka,shape = shap, color = group)) + 
  geom_point(data=dat_all[dat_all$ID=="random",])+ scale_shape_identity()+  
  geom_smooth(data=dat_all[dat_all$ID=="random",],method = "lm",show.legend = FALSE)+
  theme_classic() + labs(x=lab1, y = lab2)+ theme(
    axis.title.x = element_text(size=12),
    axis.title.y = element_text(size=12),
    axis.text.x = element_text(size=11),legend.text=element_text(size=11),
    axis.text.y = element_text(size=11),legend.position = c(1.02,0.2),legend.justification='right',legend.background=element_blank()) +
  annotate(x=2.3, y=-0.01,label="R=0.8", geom="text", size=4,fontface="bold") + labs(color = "                  NRG stimulus")+
  annotate(x=2.1, y=-0.4,label="R=0.91", geom="text", size=4,fontface="bold",color="grey50") +
  annotate(x=1.5, y=-0,label="R=0.94", geom="text", size=4,fontface="bold",color="blue") + 
  annotate(x=1.3, y=0.2,label="R=0.94", geom="text", size=4,fontface="bold",color="red") + 
  scale_color_manual(values = cols) 

#jpeg("FigS4.jpeg", width = 4, height =4, units = 'in', res = 600)
#dev.off()

